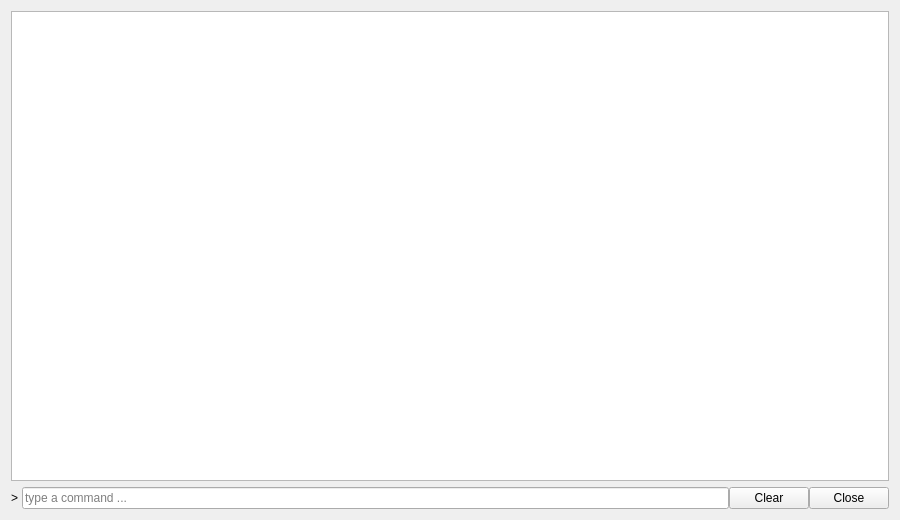
<?xml version="1.0" encoding="UTF-8"?>
<ui version="4.0">
 <class>ProjectTerminalDialog</class>
 <widget class="QDialog" name="ProjectTerminalDialog">
  <property name="geometry">
   <rect>
    <x>0</x>
    <y>0</y>
    <width>900</width>
    <height>520</height>
   </rect>
  </property>
  <property name="windowTitle">
   <string>Project Terminal</string>
  </property>
  <layout class="QVBoxLayout" name="verticalLayout">
   <item>
    <widget class="QPlainTextEdit" name="output">
     <property name="lineWrapMode">
      <enum>QPlainTextEdit::NoWrap</enum>
     </property>
     <property name="readOnly">
      <bool>true</bool>
     </property>
     <property name="maximumBlockCount">
      <number>20000</number>
     </property>
    </widget>
   </item>
   <item>
    <layout class="QHBoxLayout" name="command_row">
     <property name="spacing">
      <number>0</number>
     </property>
     <item>
      <widget class="QLabel" name="prompt_label">
       <property name="text">
        <string>&gt; </string>
       </property>
      </widget>
     </item>
     <item>
      <widget class="QLineEdit" name="command_edit">
       <property name="placeholderText">
        <string>type a command ...</string>
       </property>
      </widget>
     </item>
     <item>
      <widget class="QPushButton" name="clear_button">
       <property name="focusPolicy">
        <enum>Qt::NoFocus</enum>
       </property>
       <property name="text">
        <string>Clear</string>
       </property>
       <property name="autoDefault">
        <bool>false</bool>
       </property>
      </widget>
     </item>
     <item>
      <widget class="QPushButton" name="close_button">
       <property name="focusPolicy">
        <enum>Qt::NoFocus</enum>
       </property>
       <property name="text">
        <string>Close</string>
       </property>
       <property name="autoDefault">
        <bool>false</bool>
       </property>
      </widget>
     </item>
    </layout>
   </item>
  </layout>
 </widget>
 <resources/>
 <connections/>
</ui>
